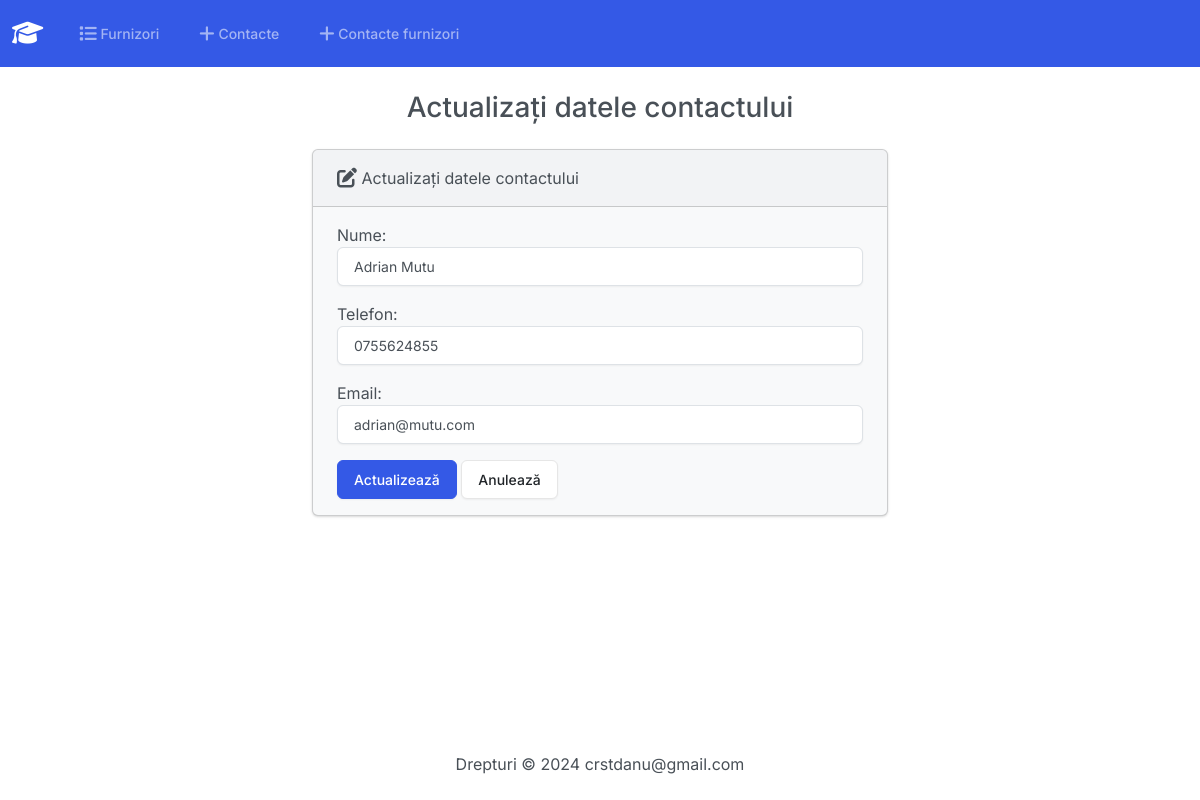
The app's page /contacte/editeaza/3 with its own data.
### Gestiune/models.py (models this page shows, shortened)
class Contact(models.Model):
    class Meta:
        verbose_name_plural = 'Contacte'
    nume = models.CharField(max_length=50)
    nr_telefon = models.CharField(max_length=13)
    email = models.EmailField()

### Gestiune/views.py (the view)
def editeaza_contact(request, id):
    if request.method == 'POST':
        contact = Contact.objects.get(pk=id)
        form = ContactForm(request.POST, instance=contact)
        if form.is_valid():
            form.save()
            return render(request, 'Gestiune/contacte/editeaza.html', {
                'form': form,
                'success': True
            })
    else:
        contact = Contact.objects.get(pk=id)
        form = ContactForm(instance=contact)
    return render(request, 'Gestiune/contacte/editeaza.html', {
        'form': form
    })

### Gestiune/forms.py
class ContactForm(forms.ModelForm):
    class Meta:
        model = Contact
        fields = ['nume', 'nr_telefon', 'email']
        labels = {
            'nume': 'Nume',
            'nr_telefon': 'Telefon',
            'email': 'Email',
        }
        widgets = {
            'nume': forms.TextInput(attrs={'class': 'form-control'}),
            'nr_telefon': forms.TextInput(attrs={'class': 'form-control'}),
            'email': forms.TextInput(attrs={'class': 'form-control'}),
        }

### Gestiune/templates/Gestiune/contacte/editeaza.html (shortened to what this page needs)
{% extends "Gestiune/base.html" %}
{% block body %}
<h3 class="text-center m-4">Actualizați datele contactului</h3>
{% if success %}
<div class="alert alert-success" role="alert">
    Contactul a fost actualizat cu succes.
    <a href="{% url 'index_contacte' %}" class="alert-link">Mergi la pagina principală.</a>
</div>
{% else %}
<div class="row justify-content-center">
    <div class="col-6">
        <div class="card bg-light mb-3">
            <div class="card-header">
                <i class="fa-solid fa-pen-to-square fa-lg"></i> Actualizați datele contactului
            </div>
            <div class="card-body">
                <form action="" method="POST">
                    {{ form.as_p }}
                    <button type="submit" class="btn btn-primary">Actualizează</button>
                    <a href="{% url 'index_contacte' %}" class="btn btn-secondary">Anulează</a>
                </form>
            </div>
        </div>
    </div>
</div>
{% endif %}
{% endblock %}

### records on screen
Contact: nume "Adrian Mutu", nr_telefon "0755624855", email "adrian@mutu.com"
